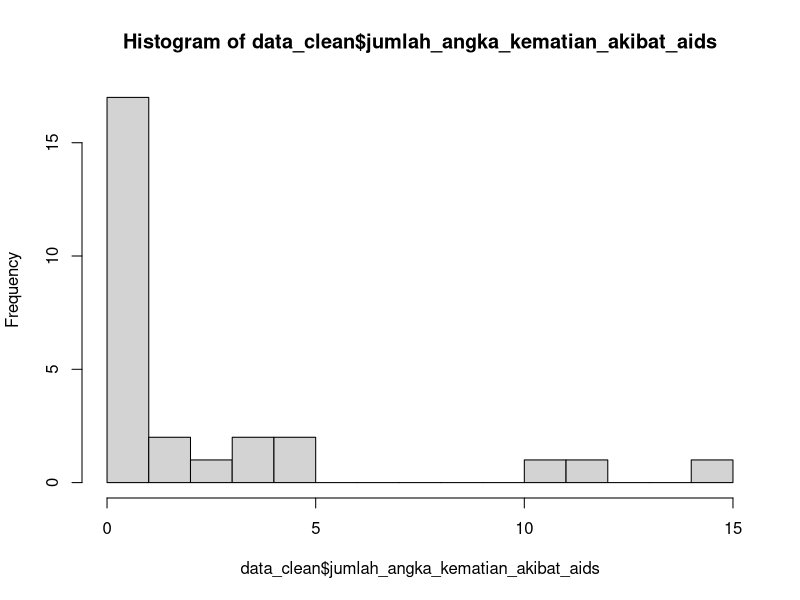
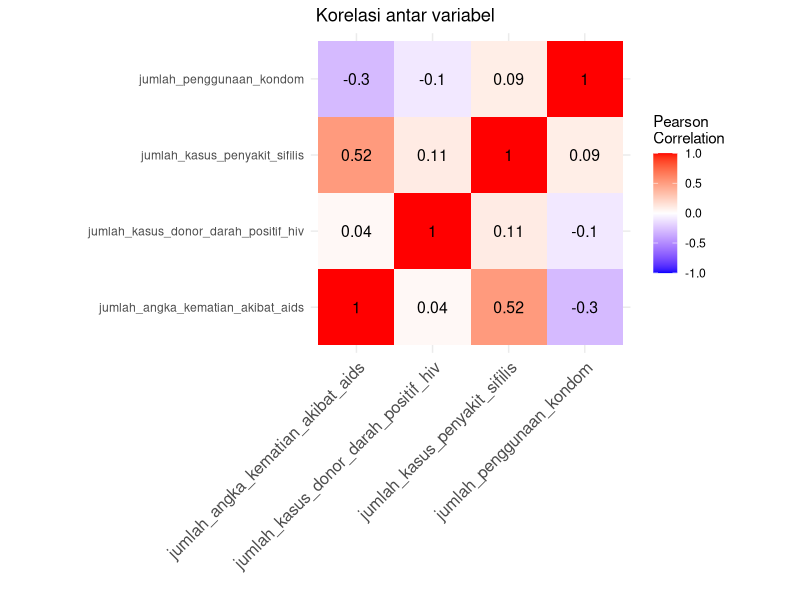
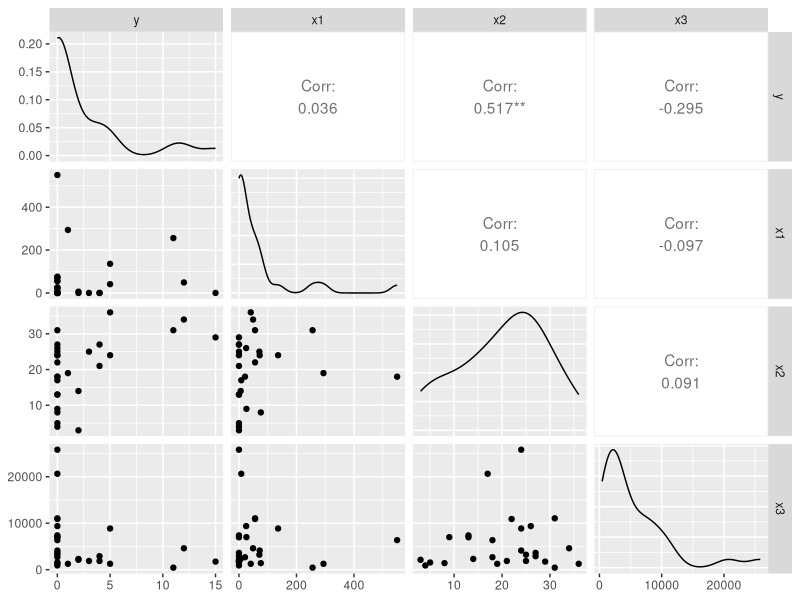
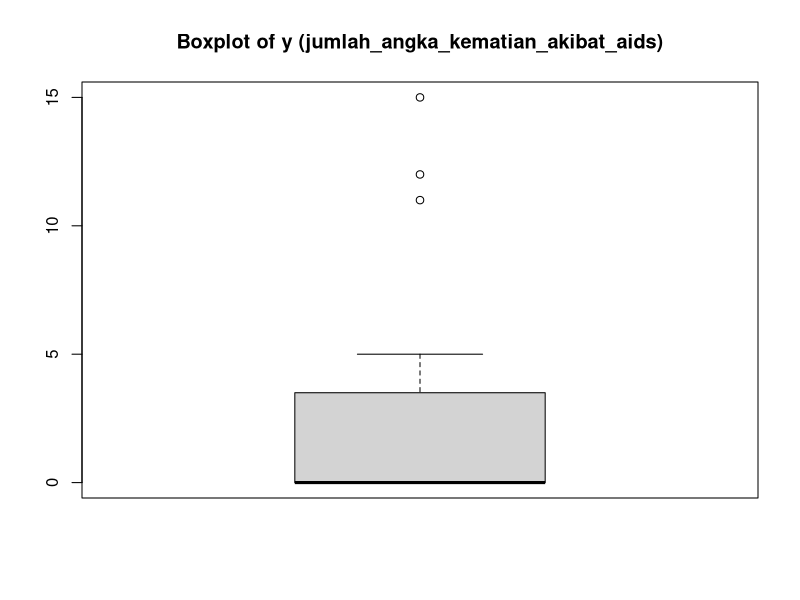
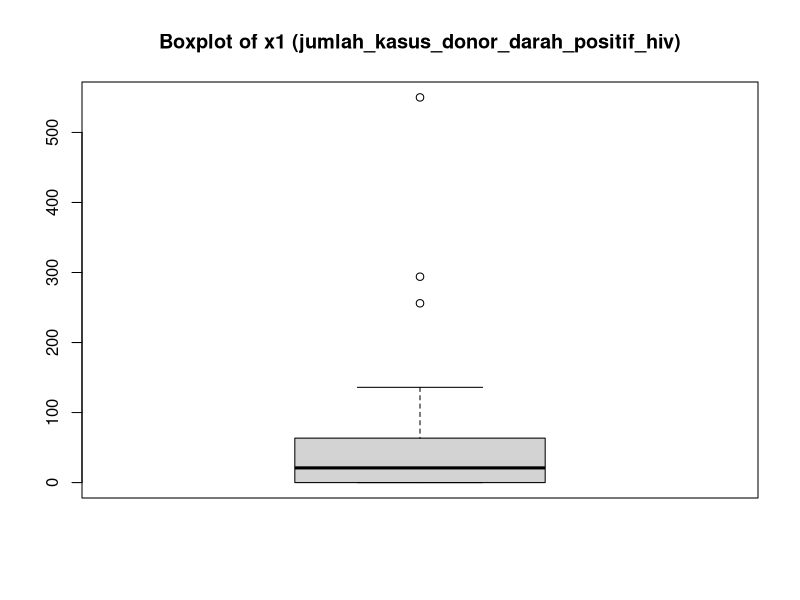
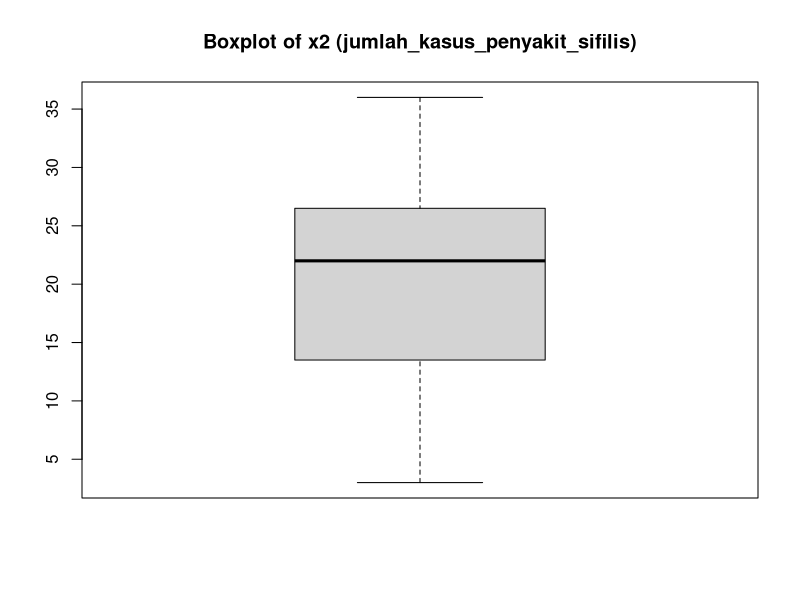
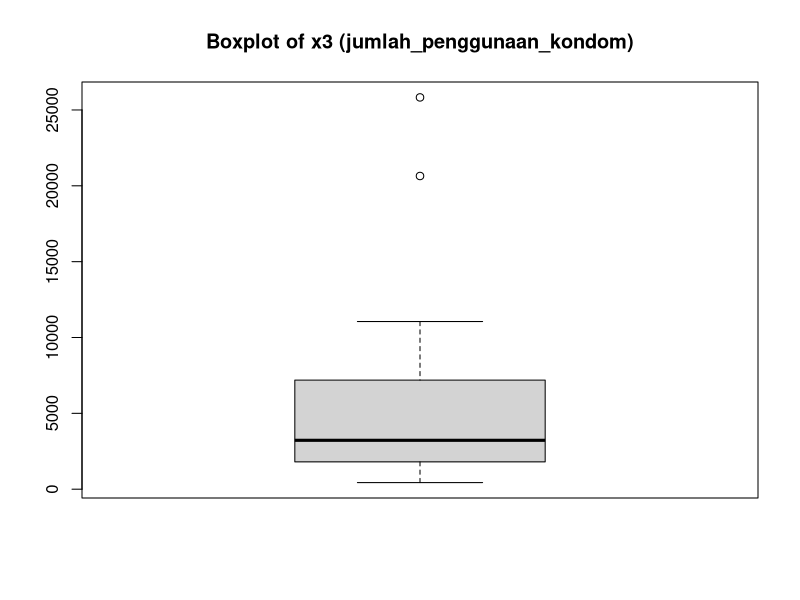
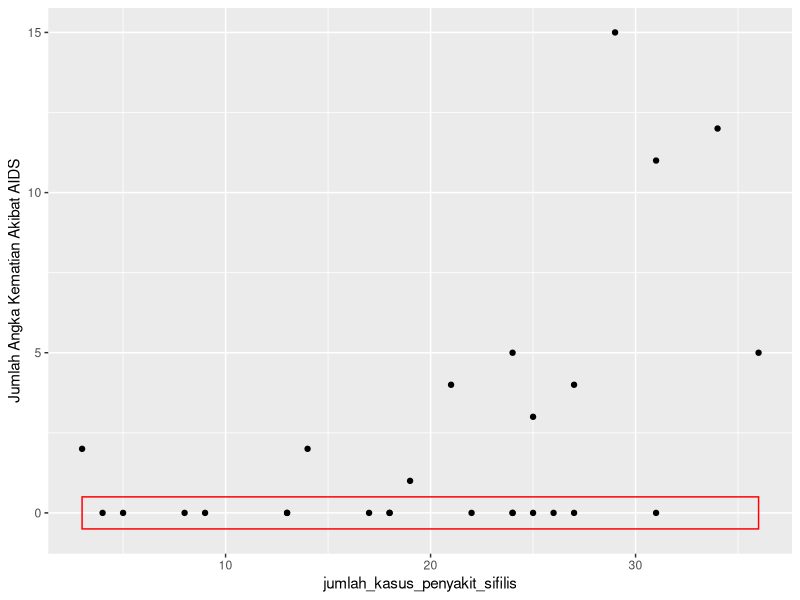

R code for these plots, in order: (Note: this script raises an error after producing the figures.)
# import library
library(tidyverse)
library(AER)
library(car)

# Memanggil dataset
data1<-read.csv('data2.csv')
data1

#Preprocessing data
data_clean <- data1 %>% 
  select(-kabupaten_kota)
data_clean

#Statistik Deskriptif
descriptive_stats <- data_clean %>%
  summarise_all(list(mean = ~mean(.),
                     sd = ~sd(.),
                     var = ~var(.)))
descriptive_stats

hist(data_clean$jumlah_angka_kematian_akibat_aids,breaks = 12)

#Membuat Pearson Korelasi
## Memuat pustaka yang diperlukan
library(ggplot2)
library(reshape2)
library(tidyr)
## Menghitung matriks korelasi
cor_matrix <- cor(data_clean)

## Mengubah data ke format panjang
melted_cor_matrix <- melt(cor_matrix)

## Membuat heatmap korelasi
ggplot(data = melted_cor_matrix, aes(x = Var1, y = Var2, fill = value)) +
  geom_tile() +
  scale_fill_gradient2(low = "blue", high = "red", mid = "white", 
                       midpoint = 0, limit = c(-1,1), space = "Lab", 
                       name="Pearson\nCorrelation") +
  theme_minimal() + 
  theme(axis.text.x = element_text(angle = 45, vjust = 1, 
                                   size = 12, hjust = 1)) +
  coord_fixed() +
  geom_text(aes(Var1, Var2, label = round(value, 2)), color = "black", size = 4) +
  labs(title = " Korelasi antar variabel", x = "", y = "")

data_clean <- rename(data_clean,y = jumlah_angka_kematian_akibat_aids, x1 = jumlah_kasus_donor_darah_positif_hiv, 
                     x2 = jumlah_kasus_penyakit_sifilis ,x3 =jumlah_penggunaan_kondom)


library(GGally)

ggpairs(data_clean[,c("y", "x1", "x2","x3")])

#Penanganan Outlier
## Boxplot for each variable
boxplot(data_clean$y, main = "Boxplot of y (jumlah_angka_kematian_akibat_aids)")
boxplot(data_clean$x1, main = "Boxplot of x1 (jumlah_kasus_donor_darah_positif_hiv)")
boxplot(data_clean$x2, main = "Boxplot of x2 (jumlah_kasus_penyakit_sifilis)")
boxplot(data_clean$x3, main = "Boxplot of x3 (jumlah_penggunaan_kondom)")

#karena variabel x1 dan x3 mengandung outlier maka akan ditangani dengan melakukan tranformasi variabel x1 dan x3.
## Transform x1 and x3 using log-plus-one transformation
data_cleaned <- data_clean %>% 
  mutate(x1 = log(x1 + 1), 
         x3 = log(x3 + 1))

## View the new dataset
data_cleaned

# Menghitung proposi data tersensor
## Menghitung jumlah dan proporsi data tersensor di sebelah kiri
jumlah_tersensor_kiri <- sum(data_cleaned$y == 0)
proporsi_tersensor_kiri <- jumlah_tersensor_kiri / nrow(data_cleaned)

## Menampilkan hasil
cat("Jumlah data tersensor di sebelah kiri (0):",
    jumlah_tersensor_kiri, "\n")
cat("Proporsi data tersensor di sebelah kiri (0):", proporsi_tersensor_kiri, "\n")


#Menampilkan plot melihat sebarab data tersensor
library(ggplot2)

ggplot(data_cleaned, aes(x = x2, y = y)) + 
  geom_point() + 
  labs(x = "jumlah_kasus_penyakit_sifilis", y = "Jumlah Angka Kematian Akibat AIDS")+
  annotate("rect", xmin = min(data_cleaned$x2), xmax = max(data_clean$x2), ymin = -0.5, ymax = 0.5, alpha = 0.4, color = "red", fill = NA)



ggplot(data_cleaned, aes(x = x1, y = y)) + 
  geom_point() + 
  labs(x = "jumlah_kasus_donor_darah_positif_hiv", y = "Jumlah Angka Kematian Akibat AIDS")+
  annotate("rect", xmin = min(data_cleaned$x1), xmax = max(data_cleaned$x1), ymin = -0.5, ymax = 0.5, alpha = 0.4, color = "red", fill = NA)

#Membuat regresi Tobit 1
tobit_model_1 <-tobit(y ~ x1 + x2 +x3, left = 0, data = data_cleaned)
summary(tobit_model_1)

#Uji Signifikansi Parameter 3 variabel
##Uji Simultan (LRT)
### Buat model terbatas tanpa prediktor
tobit_model_0 <- tobit(y ~ 1, left = 0, data = data_clean)

### Lakukan uji likelihood ratio
lrtest_result <- lrtest(tobit_model_1, tobit_model_0)
print(lrtest_result)

## Uji Partial wald
Anova(tobit_model_1,type='II',test='Wald')

# Asumsi- asumsi regresi
## Asumsi normalitas
### Extract residuals
residuals_1 <- residuals(tobit_model_1)
residuals_1
hist(residuals_1)

###Normality of residuals
library(nortest)
ad.test(residuals_1)

##Asumsi Homoskedastisitas
###Extract residuals and fitted values
residuals <- residuals(tobit_model_1, type = "deviance")
fitted_values <- fitted(tobit_model_1)

### Construct auxiliary regression
aux_model <- lm(I(residuals^2) ~ fitted_values + I(fitted_values^2))

### Perform White test
white_test_statistic <- nrow(data_cleaned) * summary(aux_model)$r.squared
p_value <- 1 - pchisq(white_test_statistic, df = 2)

### Display the results
cat("White Test Statistic:", white_test_statistic, "\n")
cat("p-value:", p_value, "\n")

##Multikolinearitas
####Multicollinearity (VIF)
vif_values <- vif(tobit_model_1)
print(vif_values)

# Dilakukan kesesuain model AIC dan R-squared baik 1 variabel dan keseluruhan variabel
## x2 saja
tobit_model_x2 <-tobit(y ~ x2, left = 0, data = data_cleaned)
summary(tobit_model_x2)
### Menghitung AIC
aic_value_x2 <- AIC(tobit_model_x2)
print(paste("AIC:", aic_value_x2))
### Menghitung pseudo R-squared
ll_full_x2 <- logLik(tobit_model_x2) # log-likelihood model penuh
ll_null_x2 <- logLik(tobit(y ~ 1, left = L, data = data_clean)) # log-likelihood model null
pseudo_r_squared_x2 <- 1 - (as.numeric(ll_full_x2) / as.numeric(ll_null_x2))
print(paste("Pseudo R-squared:", pseudo_r_squared_x2))

##x3 saja
tobit_model_x3 <-tobit(y ~ x3, left = 0, data = data_cleaned)
summary(tobit_model_x3)
### Menghitung AIC
aic_value_x3 <- AIC(tobit_model_x3)
print(paste("AIC:", aic_value_x3))
### Menghitung pseudo R-squared
ll_full_x3 <- logLik(tobit_model_x3) # log-likelihood model penuh
ll_null_x3 <- logLik(tobit(y ~ 1, left = L, data = data_clean)) # log-likelihood model null
pseudo_r_squared_x3 <- 1 - (as.numeric(ll_full_x3) / as.numeric(ll_null_x3))
print(paste("Pseudo R-squared:", pseudo_r_squared_x3))

##Keseluruhan dengan variabel full
###Menghitung AIC
aic_value_1 <- AIC(tobit_model_1)
print(paste("AIC:", aic_value_1))
### Menghitung pseudo R-squared
ll_full_1 <- logLik(tobit_model_1) # log-likelihood model penuh
ll_null_1 <- logLik(tobit(y ~ 1, left = L, data = data_clean)) # log-likelihood model null
pseudo_r_squared_1 <- 1 - (as.numeric(ll_full_1) / as.numeric(ll_null_1))
print(paste("Pseudo R-squared:", pseudo_r_squared_1))

#Regresi Tobit 2
tobit_model2 <-tobit(y ~  x2 + x3, left = L, data = data_clean)
summary(tobit_model2)

# UJi simultan tanpa x1
##Buat model terbatas tanpa prediktor
tobit_model_0 <- tobit(y ~ 1, left = L, data = data_clean)
##Lakukan uji likelihood ratio
lrtest_result <- lrtest(tobit_model2, tobit_model_0)
print(lrtest_result)

#Uji partial tanpa x1
Anova(tobit_model_1,type='II',test='Wald')

#UJi normalitas
shapiro_test <- shapiro.test(residuals)
print(shapiro_test)

#Multikolinearitas
vif_values <- vif(tobit_model2)
print(vif_values)

# Dilakukan kesesuain model AIC dan R-squared baik 1 variabel dan keseluruhan variabel
# #Menghitung AIC
aic_value <- AIC(tobit_model2)
print(paste("AIC:", aic_value))
##Menghitung pseudo R-squared
ll_full <- logLik(tobit_model2) # log-likelihood model penuh
ll_null <- logLik(tobit(y ~ 1, left = L, data = data_clean)) # log-likelihood model null
pseudo_r_squared <- 1 - (as.numeric(ll_full) / as.numeric(ll_null))
print(paste("Pseudo R-squared:", pseudo_r_squared))
